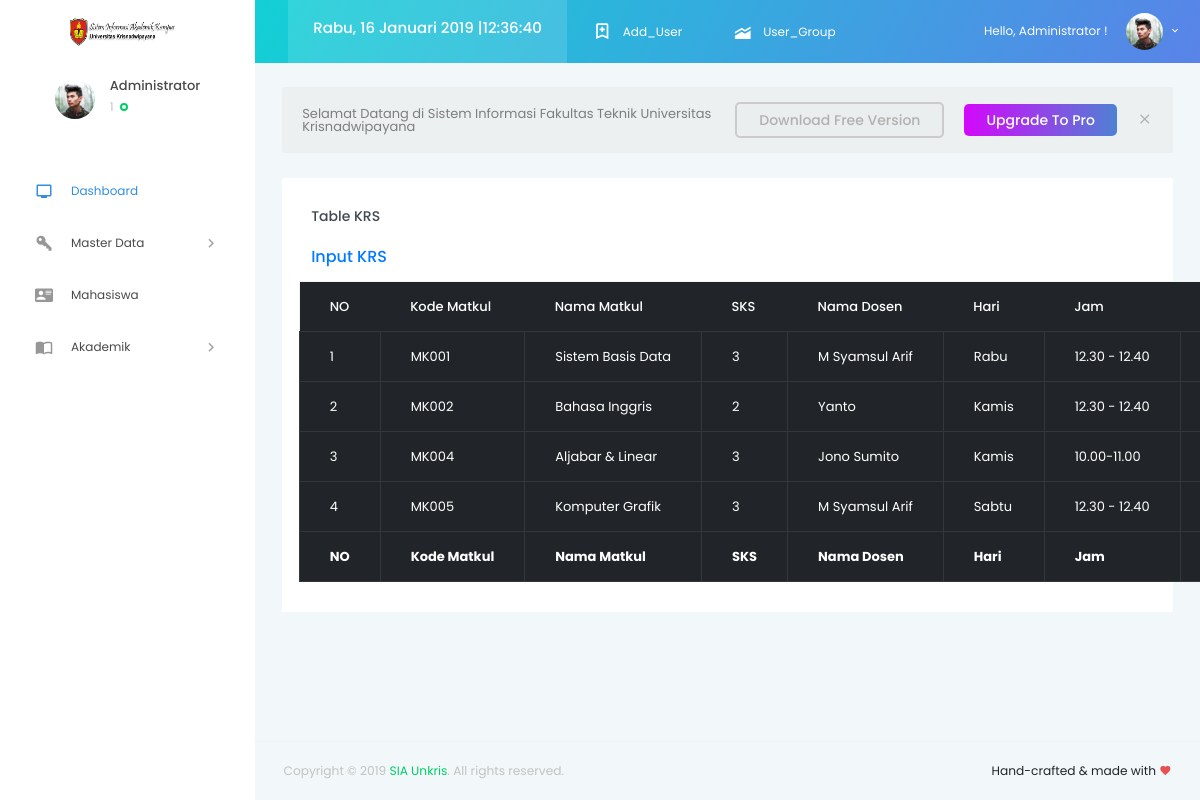
Page /krs/index.php (signed in) on the committed database.
### tables this page shows
CREATE TABLE `jadwal` (
  `id_jadwal` int(11) NOT NULL,
  `kode_matkul_jadwal` varchar(255) NOT NULL,
  `nip_jadwal` varchar(255) NOT NULL,
  `kode_ruangan_jadwal` varchar(255) NOT NULL,
  `kode_prodi` varchar(255) NOT NULL,
  `hari` varchar(255) NOT NULL,
  `jam` varchar(255) NOT NULL
);

CREATE TABLE `krs` (
  `id` int(11) NOT NULL,
  `kode_matkul_krs` varchar(255) NOT NULL
);

CREATE TABLE `mata_kuliah` (
  `kode_matkul` varchar(255) NOT NULL,
  `nama_matkul` char(255) NOT NULL,
  `sks` int(11) NOT NULL
);

CREATE TABLE `data_dosen` (
  `nip` varchar(255) NOT NULL,
  `nama` varchar(50) NOT NULL,
  `email` varchar(50) NOT NULL,
  `no_telp` int(50) NOT NULL,
  `prodi` varchar(100) NOT NULL,
  `gender` varchar(50) NOT NULL,
  `matkul` varchar(100) NOT NULL,
  `status` varchar(100) NOT NULL
);

### krs/index.php (the view, shortened to what this page needs)
<!DOCTYPE html>
<html lang="en">
<head>
  <link rel="stylesheet" href="../vendors/iconfonts/mdi/css/materialdesignicons.min.css">
  <link rel="stylesheet" href="../vendors/css/vendor.bundle.base.css">
  <link rel="stylesheet" href="../vendors/css/vendor.bundle.addons.css">
  <link rel="stylesheet" href="../public/css/style.css">
</head>
<body>
  <div class="container-scroller">
      <?php require "../partials/_navbar.php"; ?>
    <div class="container-fluid page-body-wrapper">
      <?php require "../partials/_sidebar.php"; ?>
      <div class="main-panel">
        <div class="content-wrapper">
          <div class="row purchace-popup">
            <div class="col-12">
              <span class="d-block d-md-flex align-items-center">
                <p>Selamat Datang di Sistem Informasi Fakultas Teknik Universitas Krisnadwipayana</p>
                <a class="btn ml-auto download-button d-none d-md-block" href="https://github.com/BootstrapDash/StarAdmin-Free-Bootstrap-Admin-Template" target="_blank">Download Free Version</a>
                <a class="btn purchase-button mt-4 mt-md-0" href="https://www.bootstrapdash.com/product/star-admin-pro/" target="_blank">Upgrade To Pro</a>
                <i class="mdi mdi-close popup-dismiss d-none d-md-block"></i>
              </span>
            </div>
          </div>
          <div class="row">
        <div class="col-lg-12 grid-margin stretch-card">
          <div class="card">
            <div class="card-body">
              <h4 class="card-title">Table KRS</h4>
							<h5 class="card-description">
                <a href="input.php">Input KRS</a>
              </h5>
				  <div class="m-form m-form--label-align-right m--margin-top-20 m--margin-bottom-30">
								<div class="row">
										<?php
										$sql = 'SELECT id_jadwal, kode_matkul_jadwal, nip_jadwal, kode_ruangan_jadwal, kode_prodi, hari, jam, kode_matkul_krs, id, sks,
														kode_matkul, nama_matkul,nip, nama, kode_ruangan, nama_ruangan, kode, nama_prodi FROM jadwal
														INNER JOIN mata_kuliah ON kode_matkul_jadwal=kode_matkul
														INNER JOIN krs ON kode_matkul_jadwal=kode_matkul_krs
														INNER JOIN data_dosen ON nip_jadwal=nip
														INNER JOIN ruangan ON kode_ruangan_jadwal=kode_ruangan
														INNER JOIN data_prodi ON kode_prodi=kode';
										$query = mysqli_query($conn, $sql);
										echo '<form action="input_proses.php" method="post">';
										echo '<table id="example" class="table table-dark table-bordered table-responsive" style="width:100%">
											<thead>
											<tr>
													<th>NO</th>
													<th>Kode Matkul</th>
													<th>Nama Matkul</th>
													<th>SKS</th>
													<th>Nama Dosen</th>
													<th>Hari</th>
													<th>Jam</th>
													<th>Action</th>
											</tr>
											</thead>
											<tbody>';
											$no=1;
											 while ($row = mysqli_fetch_array($query)) {
																	echo "<tr>";
																	echo "<td>".$no."</td>";
																	echo "<td>".$row['kode_matkul_krs']."</td>";
																	echo "<td>".$row['nama_matkul']."</td>";
																	echo "<td>".$row['sks']."</td>";
																	echo "<td>".$row['nama']."</td>";
																	echo "<td>".$row['hari']."</td>";
																	echo "<td>".$row['jam']."</td>";
																	echo "<td align='center'><a href='delete.php?id=$row[id]'>Delete</a></td></tr>";
																$no++;
																}
											echo '
												</tbody>
												<tfoot>
													<tr>
														<th>NO</th>
														<th>Kode Matkul</th>
														<th>Nama Matkul</th>
														<th>SKS</th>
														<th>Nama Dosen</th>
														<th>Hari</th>
														<th>Jam</th>
														<th>Action</th>
													</tr>
											</tfoot>
											</table>
											</form>';
											?>
										</div>
                  </div>
                </div>
              </div>
            </div>
        </div>
        </div>
        <?php require "../partials/_fotter.php"; ?>
      </div>
    </div>
  </div>
</body>
</html>

### partials/_navbar.php (shortened to what this page needs)
<nav class="navbar default-layout col-lg-12 col-12 p-0 fixed-top d-flex flex-row">
      <div class="text-center navbar-brand-wrapper d-flex align-items-top justify-content-center">
        <a class="navbar-brand brand-logo" href="../dashboard/index.php">
          <img src="../public/images/logo.png" alt="logo" height="100px" />
        </a>
      </div>
      <div class="navbar-menu-wrapper d-flex align-items-center">
        <ul class="navbar-nav navbar-nav-left header-links d-none d-md-flex">
        <?php
            if($_SESSION['level'] == "1"){
        ?>
          <li class='nav-item active'>
            <span class="nav-link"><h6><script language='JavaScript'>document.write(tanggallengkap);</script> | </h6><h6 id="jam"></h6></span>
          </li>
          <li class="nav-item">
            <a href="../add_user" class="nav-link">
               <i class="mdi mdi-bookmark-plus-outline"></i>Add_User</a>
          </li>
          <li class="nav-item">
            <a href="../user_group" class="nav-link">
               <i class="mdi mdi-elevation-rise"></i>User_Group</a>
          </li>
          <?php
          }
          else{
          ?>
           <li class='nav-item active'>
            <span class="nav-link"><h6><script language='JavaScript'>document.write(tanggallengkap);</script> | </h6><h6 id="jam"></h6></span>
          </li>
         <?php
          }
        ?>
        </ul>
        <ul class="navbar-nav navbar-nav-right">
          <li class="nav-item dropdown d-none d-xl-inline-block">
            <a class="nav-link dropdown-toggle" id="UserDropdown" href="#" data-toggle="dropdown" aria-expanded="false">
              <span class="profile-text">Hello, <?php echo $_SESSION['nama_user'];?> !</span>
              <img class="img-xs rounded-circle" src="../public/images/faces/face1.jpg" alt="Profile image">
            </a>
          </li>
        </ul>
      </div>
    </nav>

### partials/_sidebar.php (shortened to what this page needs)
<nav class="sidebar sidebar-offcanvas" id="sidebar">
        <ul class="nav">
          <li class="nav-item nav-profile">
            <div class="nav-link">
              <div class="user-wrapper">
                <div class="profile-image">
                  <img src="../public/images/faces/face1.jpg" alt="profile image">
                </div>
                <div class="text-wrapper">
                  <p class="profile-name"><?php echo $_SESSION['nama_user'];?></p>
                  <div>
                    <small class="designation text-muted"><?php echo $_SESSION['level'];?></small>
                    <span class="status-indicator online"></span>
                  </div>
                </div>
              </div>
            </div>
          </li>
          <?php
            if($_SESSION['level'] == "1"){
            echo '
          <li class="nav-item" >
            <a class="nav-link" href="../dashboard/index.php">
              <i class="menu-icon mdi mdi-television"></i>
              <span class="menu-title">Dashboard</span>
            </a>
          </li>
          <li class="nav-item">
            <a class="nav-link" data-toggle="collapse" href="#ui-master" aria-expanded="false" aria-controls="ui-master">
              <i class="menu-icon mdi mdi-key-variant"></i>
              <span class="menu-title">Master Data</span>
              <i class="menu-arrow"></i>
            </a>
          </li>
          <li class="nav-item">
            <a class="nav-link" href="../mahasiswa">
              <i class="menu-icon mdi mdi-account-card-details"></i>
              <span class="menu-title">Mahasiswa</span>
            </a>
          </li>
          <li class="nav-item">
            <a class="nav-link" data-toggle="collapse" href="#ui-akademik" aria-expanded="false" aria-controls="ui-akademik">
              <i class="menu-icon mdi mdi-book-open-variant"></i>
              <span class="menu-title">Akademik</span>
              <i class="menu-arrow"></i>
            </a>
          </li>';
            }
          ?>
        </ul>
      </nav>

### partials/_fotter.php
<footer class="footer">
          <div class="container-fluid clearfix">
            <span class="text-muted d-block text-center text-sm-left d-sm-inline-block">Copyright © 2019
              <a href="https://localhost/siaunkris/" target="_blank">SIA Unkris</a>. All rights reserved.</span>
            <span class="float-none float-sm-right d-block mt-1 mt-sm-0 text-center">Hand-crafted & made with
              <i class="mdi mdi-heart text-danger"></i>
            </span>
          </div>
        </footer>

### krs/index.php (style rules this page uses)
table { width:100%; }

### rows in the picture
jadwal: krs.kode_matkul_krs "MK001", kode_matkul_jadwal.nama_matkul "Sistem Basis Data", kode_matkul_jadwal.sks "3", nip_jadwal.nama "M Syamsul Arif", hari "Rabu", jam "12.30 - 12.40"
jadwal: krs.kode_matkul_krs "MK002", kode_matkul_jadwal.nama_matkul "Bahasa Inggris", kode_matkul_jadwal.sks "2", nip_jadwal.nama "Yanto", hari "Kamis", jam "12.30 - 12.40"
jadwal: krs.kode_matkul_krs "MK004", kode_matkul_jadwal.nama_matkul "Aljabar & Linear", kode_matkul_jadwal.sks "3", nip_jadwal.nama "Jono Sumito", hari "Kamis", jam "10.00-11.00"
jadwal: krs.kode_matkul_krs "MK005", kode_matkul_jadwal.nama_matkul "Komputer Grafik", kode_matkul_jadwal.sks "3", nip_jadwal.nama "M Syamsul Arif", hari "Sabtu", jam "12.30 - 12.40"

### other values in the picture
$_SESSION['nama_user'] "Administrator"
$_SESSION['level'] "1"
